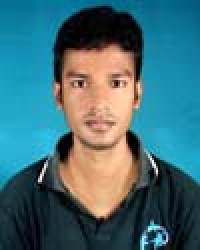
%> input picture CSE_LAB_4TH/401/exam_prep/exam_day/1.jpg, 100 x 125 px (shown 2 times larger)
$ octave portion.m   (GNU Octave 9; MATLAB toolbox functions it lacks are replaced by stand-ins)
%> lines starting %> are read from the running program, lines starting %| are printed output that depends on the picture
%conv 1D
clc;
clear all;
close all;

img=imread('1.jpg');
%> img is the input picture: size 125x100x3 uint8; mean R, G, B 66.1, 108.2, 116.2
img=rgb2gray(img);
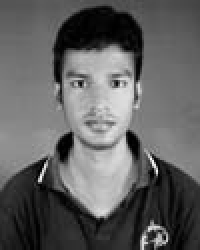
%> img: size 125x100 uint8 (shown 2 times larger); min 0, max 253, mean 96.5
img=im2double(img);
%> img: size 125x100 double
[M N]=size(img);
%> M = 125; N = 100


    b=img(:,1:N/2);
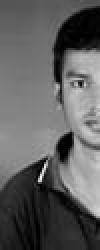
%> b: size 125x50 double (shown 2 times larger); min 0, max 0.98, mean 0.374
    subplot(3,1,1);
    imshow(b);


      b=img(1:M/2,1:N/2);
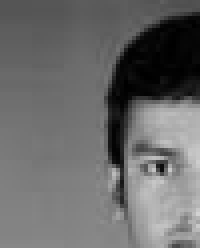
%> b: size 62x50 double (shown 4 times larger); min 0, max 0.824, mean 0.416
    subplot(3,1,2);
    imshow(b);

$ run again, with CSE_LAB_4TH/401/exam_prep/exam_day/8.jpg copied over CSE_LAB_4TH/401/exam_prep/exam_day/1.jpg
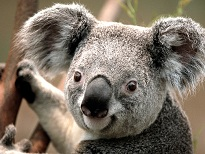
%> input picture CSE_LAB_4TH/401/exam_prep/exam_day/8.jpg, 205 x 154 px
%> img is the input picture: size 154x205x3 uint8; mean R, G, B 124.8, 114.2, 101.4
%> `b=img(:,1:N/2);`:
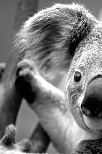
%> b: size 154x102 double; min 0, max 1, mean 0.473
%> `b=img(1:M/2,1:N/2);`:
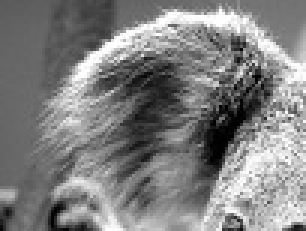
%> b: size 77x102 double (shown 3 times larger); min 0, max 1, mean 0.503
